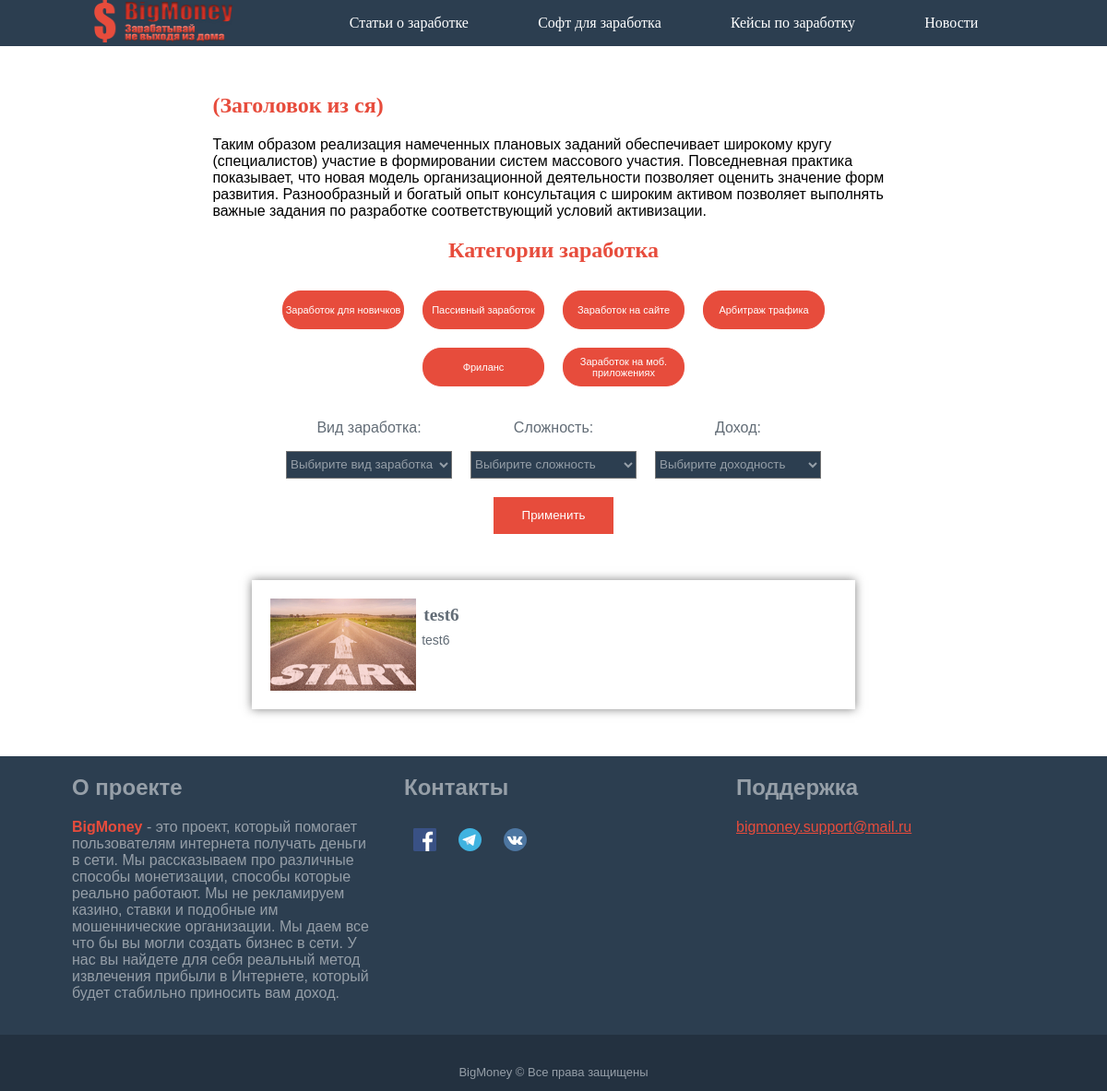
Page /post/mobilnye-prilozheniya/index.php on the earlier database version.
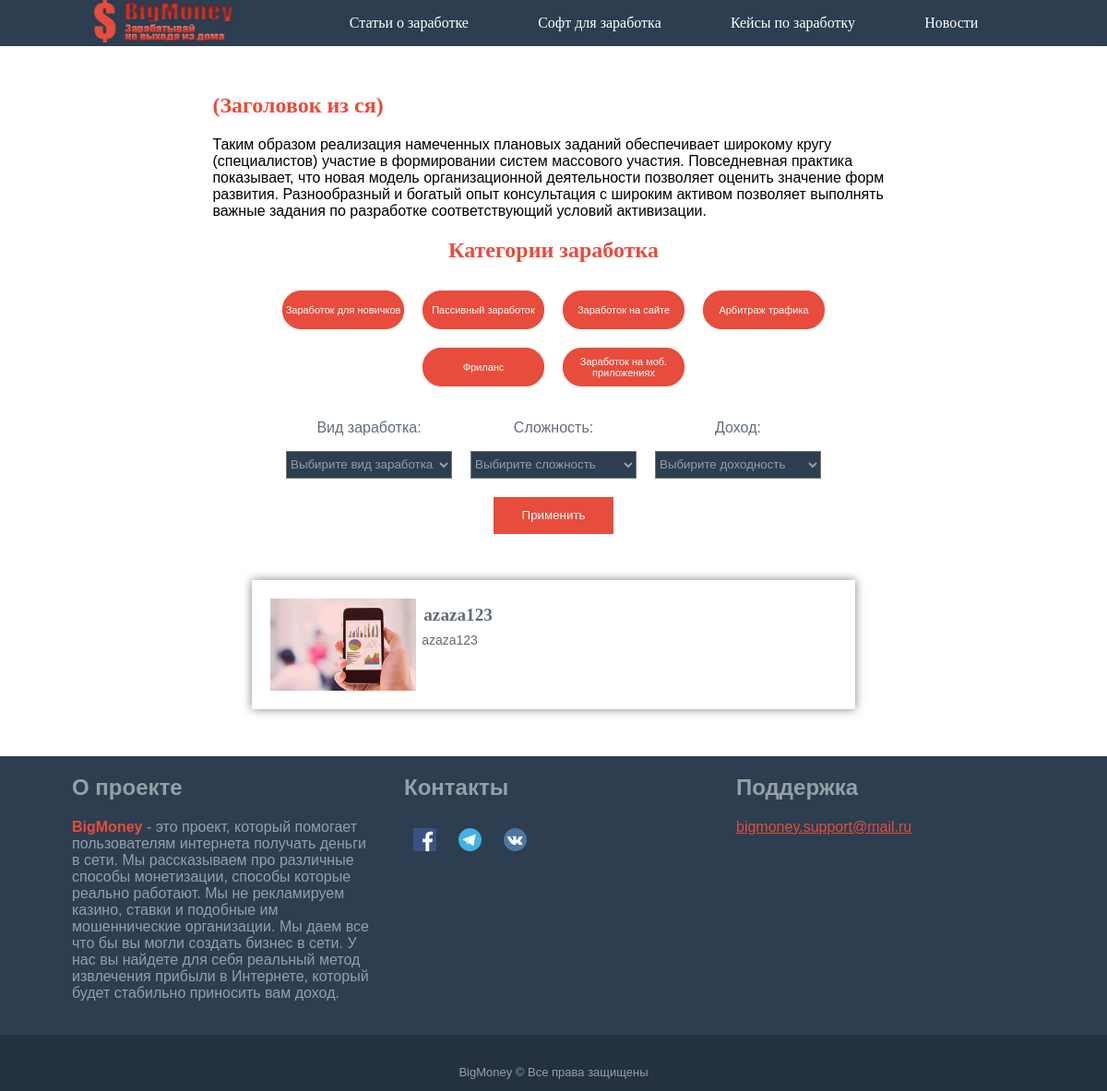
Same page on the later database version.
### tables this page shows
CREATE TABLE `post` (
  `id` int(11) NOT NULL,
  `name` varchar(64) NOT NULL,
  `title-braus` varchar(70) DEFAULT NULL,
  `description-braus` varchar(140) DEFAULT NULL,
  `title-katalog` varchar(60) NOT NULL,
  `description-katalog` varchar(120) NOT NULL,
  `one-title-page` varchar(56) DEFAULT NULL,
  `two-title-page` varchar(56) DEFAULT NULL,
  `one-text` text,
  `two-text` text,
  `image` text,
  `linkPartner` text,
  `plus` text,
  `minus` text,
  `money-level` varchar(56) DEFAULT NULL,
  `hard-level` varchar(56) DEFAULT NULL,
  `date` date DEFAULT NULL,
  `coments` text,
  `site` varchar(16) DEFAULT NULL,
  `freelance` varchar(16) DEFAULT NULL,
  `arbit` varchar(16) DEFAULT NULL,
  `type` varchar(56) DEFAULT NULL,
  `newUser` varchar(16) DEFAULT NULL,
  `passiv` varchar(16) DEFAULT NULL,
  `mob` varchar(16) DEFAULT NULL
);

### src/post/mobilnye-prilozheniya/index.php (the view, shortened to what the changed rows need)
<!DOCTYPE html>
<html>
<head>
	<link rel="stylesheet" type="text/css" href="../css/style.css">
	<link rel="stylesheet" type="text/css" href="../css/modification.css">
</head>
<body>
<form method="POST" action=<?php echo $_SERVER['PHP_SELF'];?> enctype="multipart/form-data">
	<section class="container">
		<div class="text katalog-text">
			<h1 class="text__title">(Заголовок из ся)</h1>
		</div>
		<center>
		<div class="categories">
			<h2 class="categories__title">Категории заработка</h2>
		</div>
		<div class="content">
			<?php
				$conect = mysqli_connect('localhost','root','','posting');
				if(isset($_POST['go'])){
				$hard= mysqli_real_escape_string($conect, trim($_POST['hard']));
				$money= mysqli_real_escape_string($conect, trim($_POST['money']));
				$type = mysqli_real_escape_string($conect, trim($_POST['type']));
				$state = mysqli_query($conect,"SELECT `name`, `image`, `title-katalog`, `description-katalog`, `money-level`, `hard-level`, `type` FROM `post` WHERE `mob` = 'on'");
					while ($result_state  = mysqli_fetch_array($state)){
						$img = str_replace("/post","",$result_state['image']);
						if(($result_state['type'] == $type && $hard == 'Выбирите сложность' && $money == 'Выбирите доходность') || ($result_state['type'] == $type && $hard == $result_state['hard-level'] && $money == $result_state['money-level']) || ($result_state['type'] == $type && $hard == $result_state['hard-level']) || ($result_state['type'] == $type && $money == $result_state['money-level']) || ($type == 'Выбирите вид заработка' && $hard == $result_state['hard-level'] && $money == 'Выбирите доходность') || ($type == 'Выбирите вид заработка' && $hard == $result_state['hard-level'] && $money == $result_state['money-level']) || ($type == 'Выбирите вид заработка' && $hard == 'Выбирите сложность' && $money == $result_state['money-level']) ){
							echo
								'<a href="./'.$result_state['name'].'.php">
								<div class="content__element">
									<div class="content__img" id="imag" style="background-image:url(.'.$img.')"></div>
										<div class="content__text">
											<h2 class="content__title">'.$result_state['title-katalog'].'</h2>
											<p class="content__descript">'.$result_state['description-katalog'].'</p>
										</div>
									</div>
									</a>';
						}if($money == 'Выбирите доходность' && $hard == 'Выбирите сложность' && $type == 'Выбирите вид заработка'){
							echo
								'<a href="./'.$result_state['name'].'.php">
								<div class="content__element">
									<div class="content__img" style="background-image:url(.'.$img.')"></div>
									<div class="content__text">
										<h2 class="content__title">'.$result_state['title-katalog'].'</h2>
										<p class="content__descript">'.$result_state['description-katalog'].'</p>
									</div>
								</div>
								</a>';
						}
					}
				}else{
					$state = mysqli_query($conect,"SELECT `name`, `image`, `title-katalog`, `description-katalog`, `money-level`, `hard-level`, `type` FROM `post` WHERE `mob` = 'on'");
					while ($result_state  = mysqli_fetch_array($state)){
					$img = str_replace("/post","",$result_state['image']);
					echo
						'<a href="./'.$result_state['name'].'.php">
						<div class="content__element">
							<div class="content__img" style="background-image:url(.'.$img.')"></div>
							<div class="content__text">
								<h2 class="content__title">'.$result_state['title-katalog'].'</h2>
								<p class="content__descript">'.$result_state['description-katalog'].'</p>
							</div>
						</div>
						</a>';
					}
				}
			?>
		</div>
		</center>
	</section>
	<footer class="footer">
		<div class="footer__center">
			<div class = "footer__element">
				<h2 class="footer__text">О проекте</h2>
			</div>
			<div class = "footer__element">
				<h2 class="footer__text">Контакты</h2>
			</div>
			<div class = "footer__element">
				<h2 class="footer__text">Поддержка</h2>
			</div>
		</div>
	</footer>
</form>
</body>
</html>

Differences in the rows shown:
removed post: image (picture), value "test6"
added post: image (picture), value "azaza123"
